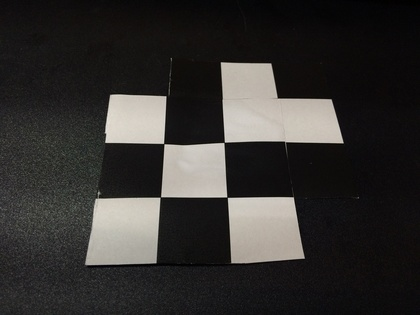
%> input picture p3/data/s1.JPG, 420 x 315 px, shrunk from 1280 x 960 before the run
$ octave HC_test.m   (GNU Octave 9; MATLAB toolbox functions it lacks are replaced by stand-ins)
%> lines starting %> are read from the running program, lines starting %| are printed output that depends on the picture; in (x1, y1, x2, y2) boxes, pixels count from 0 and x2, y2 are one past the last pixel; in counts of white or black regions, pixels touching at a corner belong together; the program's own positions count from 1
### p3/HarrisCorner.m
function [corners] = harrisCorner(Img, WindowSize, MaxCornerCount)
% Harris Corner with Non-maximum Suppression

% Check if the image is grayscale image
% if not, turn it into grayscale image
grayimg = Img;
if size(Img, 3) ~= 1
    grayimg = double(rgb2gray(Img));
end
[H W] = size(grayimg);

% 1x3 derivative
v = [-1 0 1];
dx = conv2(grayimg, v,'same');
dy = conv2(grayimg, v','same');

% Square window
window = ones(WindowSize, WindowSize);
dx2 = conv2(dx.^2, window, 'same');
dy2 = conv2(dy.^2, window, 'same');
dxy = conv2(dx.*dy, window, 'same');

% Calculate the response
k = 0.04;
cim = (dx2.*dy2 - dxy.^2) - k*(dx2 + dy2).^2;

% Find proper corners by Non-maximum Suppression
corners = zeros(MaxCornerCount, 2);
for i = 1 : MaxCornerCount
    [val ind] = max(cim(:));

    % If the response is <=0 stop iterating and truncate the corner array
    if val <= 0
        corners = corners(1:i-1, :);
        break;
    end

    [row, col] = ind2sub(size(cim), ind);
    corners(i, :) = [row col];
    for r = max(1, row - WindowSize) : min(row + WindowSize, H)
        for c = max(1, col - WindowSize) : min(col + WindowSize, W)
            cim(r, c) = 0;
        end
    end
end

end

### p3/test/HC_test.m
% Test of Harris Corner with Non-maximum Suppression
% clear; close all;

WindowSize = 10;
MaxCornerCount = 18;
% Img = imread('./data/s_sample.jpg');
Img = imread('./data/s1.jpg');
%> Img is the input picture: size 315x420x3 uint8; mean R, G, B 51.9, 49.9, 48.1
[H W] = size(Img(:, :, 1));
%> H = 315; W = 420
Img = imgaussfilt(Img, 5);
corners = HarrisCorner(Img, WindowSize, MaxCornerCount);
%> in harrisCorner, `dx = conv2(grayimg, v,'same');`:
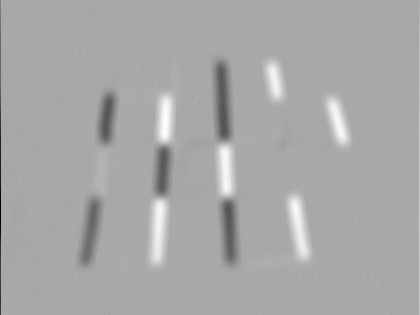
%> dx: size 315x420 double; min -60, max 31, mean 0.1; drawn with min black and max white
%> in harrisCorner, `dy = conv2(grayimg, v','same');`:
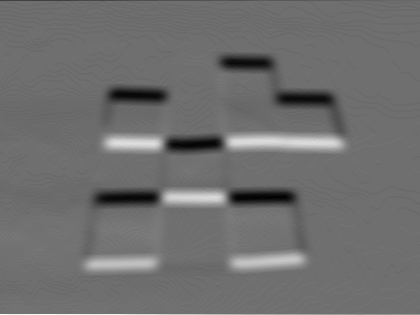
%> dy: size 315x420 double; min -31, max 40, mean -0.1; drawn with min black and max white
%> in harrisCorner, `dx2 = conv2(dx.^2, window, 'same');`:
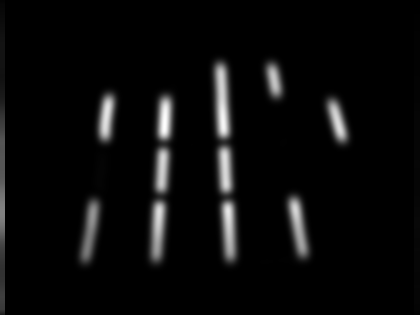
%> dx2: size 315x420 double; min 0, max 70882, mean 2989.3; drawn with min black and max white
%> in harrisCorner, `dy2 = conv2(dy.^2, window, 'same');`:
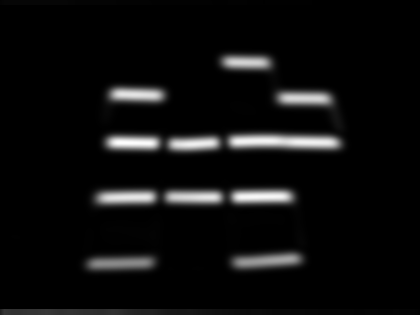
%> dy2: size 315x420 double; min 0, max 70484, mean 3771; drawn with min black and max white
%> in harrisCorner, `cim = (dx2.*dy2 - dxy.^2) - k*(dx2 + dy2).^2;`:
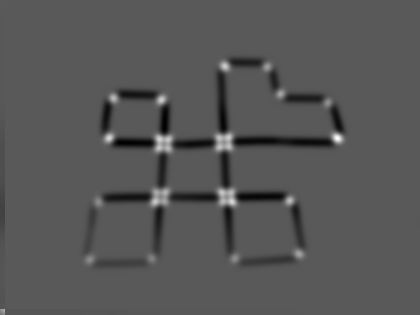
%> cim: size 315x420 double; min -201018937.2, max 374415539, mean -5678225.4; drawn with min black and max white
%> the loop in harrisCorner, `for i = 1 : MaxCornerCount` made 18 passes
%> (val, ind, row, col) on passes 1 to 12: (374415539, 106294, 139, 338), (281899484, 72967, 202, 232), (279359370.8, 34474, 139, 110), (277612039, 50225, 140, 160), (262769677.4, 50815, 100, 162), (256974019, 71958, 138, 229), (256092704, 70627, 67, 225), (250548402, 49027, 202, 156), (224852650.8, 91236, 201, 290), (224349315.2, 69493, 193, 221), (214826624.2, 35694, 99, 114), (213649864.8, 69134, 149, 220)
%> after the loop in harrisCorner, `for i = 1 : MaxCornerCount`:
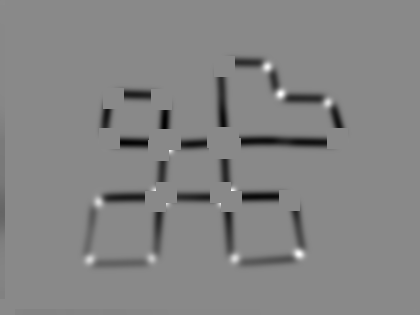
%> cim: size 315x420 double; 4.81% of pixels changed, all inside (x1, y1, x2, y2) = (0, 56, 348, 315); drawn with min black and max white
%> after the loop in harrisCorner, `for i = 1 : MaxCornerCount`: corners = 18 rows, first 12: [139 338; 202 232; 139 110; 140 160; 100 162; 138 229; 67 225; 202 156; 201 290; 193 221; 99 114; 149 220]

for i = 1 : size(corners, 1)
    row = corners(i, 1);
    col = corners(i, 2);
    for r = max(1, row - WindowSize) : min(row + WindowSize, H)
        for c = max(1, col - WindowSize) : min(col + WindowSize, W)
            Img(r, c, :) = [255 0 0];
        end
    end
end
%> this loop made 18 passes
%> (row, col) on passes 1 to 12: (139, 338), (202, 232), (139, 110), (140, 160), (100, 162), (138, 229), (67, 225), (202, 156), (201, 290), (193, 221), (99, 114), (149, 220)
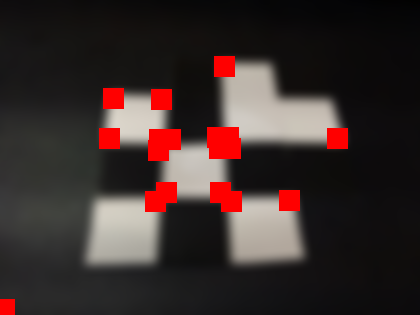
%> Img: size 315x420x3 uint8; mean R, G, B 58.9, 44.9, 43.2
figure; imshow(Img);

$ run again, with p3/data/s_sample.JPG copied over p3/data/s1.JPG
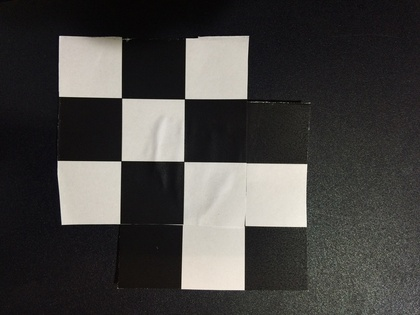
%> input picture p3/data/s_sample.JPG, 420 x 315 px, shrunk from 1280 x 960 before the run
%> Img is the input picture: size 315x420x3 uint8; mean R, G, B 69.8, 68.2, 66
%> `[H W] = size(Img(:, :, 1));`: H = 315; W = 420
%> the loop in harrisCorner, `for i = 1 : MaxCornerCount` made 18 passes
%> (val, ind, row, col) on passes 1 to 8: (4.63e+09, 130720, 310, 415), (382519250.6, 58560, 285, 186), (347384307.4, 75571, 286, 240), (344148957.8, 20381, 221, 65), (340695302.4, 78350, 230, 249), (325910972, 36445, 220, 116), (325395354.2, 19623, 93, 63), (321661559, 19380, 165, 62)
%> after the loop in harrisCorner, `for i = 1 : MaxCornerCount`:
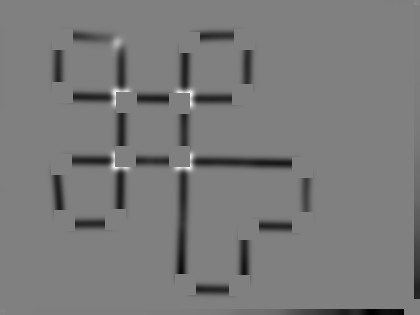
%> cim: size 315x420 double; min -258650164.2, max 255648955, mean -11566043.2; drawn with min black and max white
%> after the loop in harrisCorner, `for i = 1 : MaxCornerCount`: corners = 18 rows, first 12: [310 415; 285 186; 286 240; 221 65; 230 249; 220 116; 93 63; 165 62; 168 303; 95 243; 157 126; 104 180]
%> the loop `for i = 1 : size(corners, 1)` made 18 passes
%> (row, col) on passes 1 to 8: (310, 415), (285, 186), (286, 240), (221, 65), (230, 249), (220, 116), (93, 63), (165, 62)
%> after the loop `for i = 1 : size(corners, 1)`:
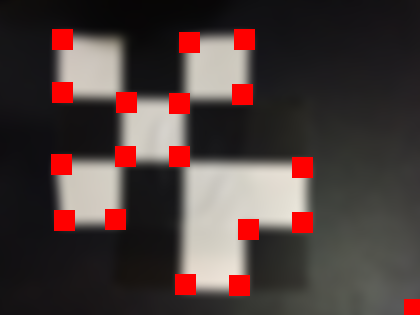
%> Img: size 315x420x3 uint8; mean R, G, B 77.6, 61.2, 59.3

$ run again, with p3/data/s2.JPG copied over p3/data/s1.JPG
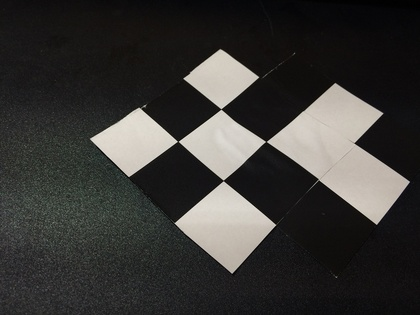
%> input picture p3/data/s2.JPG, 420 x 315 px, shrunk from 1280 x 960 before the run
%> Img is the input picture: size 315x420x3 uint8; mean R, G, B 57.5, 56.4, 54
%> `[H W] = size(Img(:, :, 1));`: H = 315; W = 420
%> the loop in harrisCorner, `for i = 1 : MaxCornerCount` made 18 passes
%> (val, ind, row, col) on passes 1 to 8: (408658181.4, 79457, 77, 253), (386815614.2, 81412, 142, 259), (386318962.2, 53691, 141, 171), (382746497, 59614, 79, 190), (359686980.4, 58417, 142, 186), (352537821.8, 118554, 114, 377), (347390859, 67204, 109, 214), (345704510.4, 113543, 143, 361)
%> after the loop in harrisCorner, `for i = 1 : MaxCornerCount`:
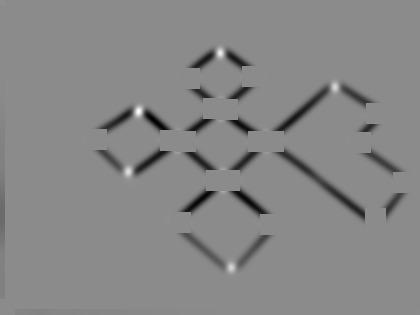
%> cim: size 315x420 double; min -268758581.6, max 220909952.8, mean -8508119.6; drawn with min black and max white
%> after the loop in harrisCorner, `for i = 1 : MaxCornerCount`: corners = 18 rows, first 12: [77 253; 142 259; 141 171; 79 190; 142 186; 114 377; 109 214; 143 361; 142 274; 110 228; 140 97; 181 230]
%> the loop `for i = 1 : size(corners, 1)` made 18 passes
%> (row, col) on passes 1 to 8: (77, 253), (142, 259), (141, 171), (79, 190), (142, 186), (114, 377), (109, 214), (143, 361)
%> after the loop `for i = 1 : size(corners, 1)`:
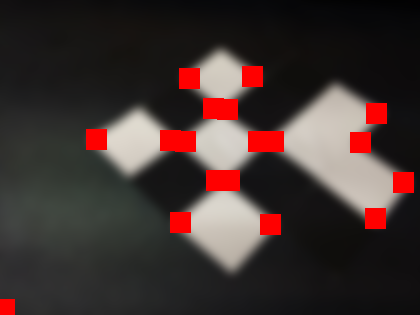
%> Img: size 315x420x3 uint8; mean R, G, B 65.4, 50.6, 48.5

$ run again, with p3/data/s3.JPG copied over p3/data/s1.JPG
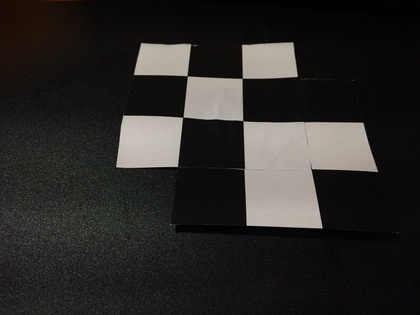
%> input picture p3/data/s3.JPG, 420 x 315 px, shrunk from 1280 x 960 before the run
%> Img is the input picture: size 315x420x3 uint8; mean R, G, B 43.1, 41, 39.2
%> `[H W] = size(Img(:, :, 1));`: H = 315; W = 420
%> the loop in harrisCorner, `for i = 1 : MaxCornerCount` made 18 passes
%> (val, ind, row, col) on passes 1 to 8: (271982499.6, 100079, 224, 318), (242203827.2, 43541, 71, 139), (237734830.2, 58323, 48, 186), (212534245.2, 78972, 222, 251), (208375326, 55877, 122, 178), (202062967.8, 99714, 174, 317), (200397574, 77931, 126, 248), (199828232.8, 92053, 73, 293)
%> after the loop in harrisCorner, `for i = 1 : MaxCornerCount`: corners = 18 rows, first 12: [224 318; 71 139; 48 186; 222 251; 122 178; 174 317; 126 248; 73 293; 49 246; 167 372; 47 290; 120 127]
%> the loop `for i = 1 : size(corners, 1)` made 18 passes
%> (row, col) on passes 1 to 8: (224, 318), (71, 139), (48, 186), (222, 251), (122, 178), (174, 317), (126, 248), (73, 293)
%> after the loop `for i = 1 : size(corners, 1)`:
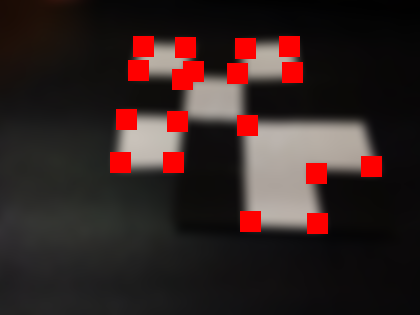
%> Img: size 315x420x3 uint8; mean R, G, B 52.6, 35.6, 34.1
